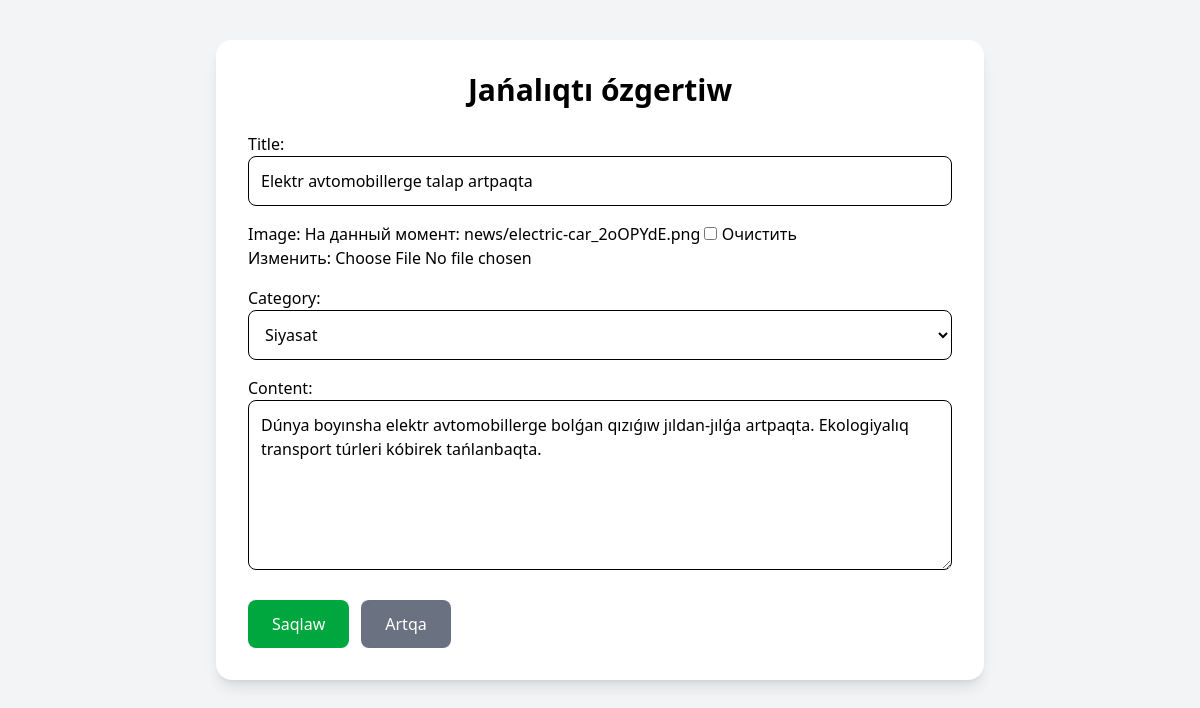
The page /dashboard/edit/7/ (signed in) on the database its author committed.
### news/models.py (models this page shows, shortened)
class News(models.Model):
    CATEGORY_CHOICES = [
        ('sport', 'Sport'),
        ('tech', 'Texnologiya'),
        ('politics', 'Siyasat'),
        ('education', 'Bilim'),
    ]
    title = models.CharField(max_length=200)
    image = models.ImageField(
        upload_to='news/',
        null=True,
        blank=True
    )
    author = models.CharField(max_length=100, default="Admin")
    category = models.CharField(
        max_length=20,
        choices=CATEGORY_CHOICES,
        default='tech'
    )
    content = models.TextField()
    views = models.PositiveIntegerField(default=0)
    created_at = models.DateTimeField(auto_now_add=True)
    updated_at = models.DateTimeField(auto_now=True)

### news/views.py (the view)
# urls.py: path('dashboard/edit/<int:pk>/', views.news_edit, name='news_edit'),
@staff_member_required
def news_edit(request, pk):
    news = get_object_or_404(News, pk=pk)
    if request.method == 'POST':
        form = NewsForm(
            request.POST,
            request.FILES,
            instance=news
        )
        if form.is_valid():
            form.save()
            return redirect('dashboard')
    else:
        form = NewsForm(instance=news)
    return render(request, 'news_form.html', {
        'form': form,
        'title': 'Jańalıqtı ózgertiw'
    })

### news/forms.py
class NewsForm(forms.ModelForm):
    class Meta:
        model = News
        fields = [
            'title',
            'image',
            'category',
            'content'
        ]
        widgets = {
            'title': forms.TextInput(attrs={
                'class': 'w-full border rounded-lg p-3'
            }),
            'category': forms.Select(attrs={
                'class': 'w-full border rounded-lg p-3'
            }),
            'content': forms.Textarea(attrs={
                'class': 'w-full border rounded-lg p-3',
                'rows': 6
            }),
        }

### news/templates/news_form.html (shortened to what this page needs)
<!DOCTYPE html>
<html>
<head>
    <script src="https://cdn.jsdelivr.net/npm/@tailwindcss/browser@4"></script>
</head>
<body class="bg-gray-100 min-h-screen">
<div class="max-w-3xl mx-auto py-10">
    <div class="bg-white rounded-2xl shadow-lg p-8">
        <h1 class="text-3xl font-bold mb-6 text-center">
            {{ title }}
        </h1>
        <form method="POST" enctype="multipart/form-data">
            <div class="space-y-4">
                {{ form.as_p }}
            </div>
            <div class="flex gap-3 mt-6">
                <button
                    type="submit"
                    class="bg-green-600 text-white px-6 py-3 rounded-lg hover:bg-green-700">
                    Saqlaw
                </button>
                <a href="{% url 'dashboard' %}"
                   class="bg-gray-500 text-white px-6 py-3 rounded-lg">
                    Artqa
                </a>
            </div>
        </form>
    </div>
</div>
</body>
</html>

### rows shown on the page
News: title "Elektr avtomobillerge talap artpaqta", category "Siyasat", content "Dúnya boyınsha elektr avtomobillerge bolǵan qızıǵıw jıldan-jılǵa artpaqta. Ekologiyalıq transport túrleri kóbirek tańlanbaqta."

### other values the page prints
{{ title }} "Jańalıqtı ózgertiw"
